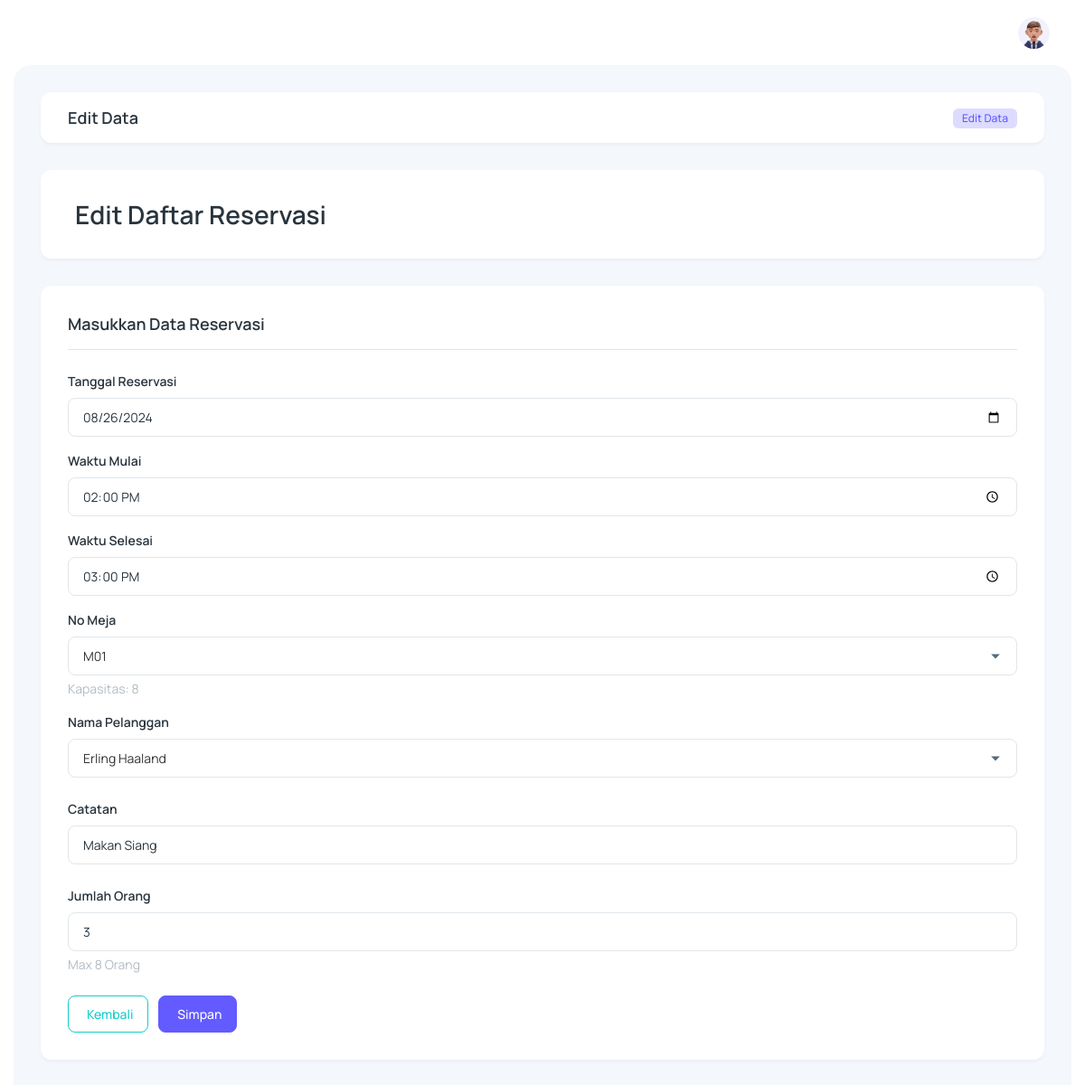
/?page=reservasiUpdate&id_reservasi=14 (signed in), run on the app's committed database.
### tables this page shows
CREATE TABLE `reservasi` (
  `id_reservasi` int(11) NOT NULL,
  `tanggal_reservasi` date NOT NULL,
  `waktu_mulai` time NOT NULL,
  `waktu_selesai` time NOT NULL,
  `meja_id` int(11) NOT NULL,
  `pelanggan_id` int(11) NOT NULL,
  `catatan` varchar(50) DEFAULT NULL,
  `jumlah_orang` int(11) NOT NULL
);

CREATE TABLE `meja` (
  `id_meja` int(11) NOT NULL,
  `no_meja` varchar(10) NOT NULL,
  `kapasitas` int(11) NOT NULL,
  `posisi` enum('Outdoor','Indoor') NOT NULL
);

CREATE TABLE `pelanggan` (
  `id_pelanggan` int(11) NOT NULL,
  `nama_pelanggan` varchar(30) NOT NULL,
  `alamat` varchar(30) NOT NULL,
  `no_telepon` varchar(15) NOT NULL
);

### pages/reservasi/reservasiUpdate.php (the view, shortened to what this page needs)
<?php
include('./config/connection.php');
$queryMeja = "SELECT id_meja, no_meja, kapasitas FROM meja";
$resultMeja = mysqli_query($connection, $queryMeja);
$queryPelanggan = "SELECT id_pelanggan, nama_pelanggan FROM pelanggan";
$resultPelanggan = mysqli_query($connection, $queryPelanggan);
if (isset($_GET['id_reservasi'])) {
    $idReservasi = $_GET['id_reservasi'];
    $query = "SELECT * FROM reservasi WHERE id_reservasi = $idReservasi";
    $result = mysqli_query($connection, $query);
    $dataReservasi = mysqli_fetch_assoc($result);
}
?>
<div class="body-wrapper">
    <div class="container-fluid">
        <div class="card card-body py-3">
            <div class="row align-items-center">
                <div class="col-12">
                    <div class="d-sm-flex align-items-center justify-space-between">
                        <h4 class="mb-4 mb-sm-0 card-title">Edit Data</h4>
                        <nav aria-label="breadcrumb" class="ms-auto">
                            <ol class="breadcrumb">
                                <li class="breadcrumb-item my-auto" aria-current="page">
                                    <span class="badge fw-medium fs-2 bg-primary-subtle text-primary"> Edit Data </span>
                                </li>
                            </ol>
                        </nav>
                    </div>
                </div>
            </div>
        </div>
        <div class="widget-content searchable-container list">
            <div class="card card-body">
                <div class="row">
                    <div class="col">
                        <h3 class="mb-0 d-flex align-items-center">
                            <span class="align-middle">Edit Daftar Reservasi</span>
                        </h3>
                    </div>
                </div>
            </div>
            <div class="card card-body">
                <h4 class="card-title mb-0">Masukkan Data Reservasi</h4>
                <hr class="mb-4">
                <form id="reservasiUpdateForm" class="form-horizontal" action="./controllers/process.php" method="post">
                    <div class="mb-3">
                        <label for="tanggalReservasi" class="form-label">Tanggal Reservasi</label>
                        <input type="date" class="form-control" name="tanggalReservasi" id="tanggalReservasi" value="<?= $dataReservasi['tanggal_reservasi']; ?>" required>
                    </div>
                    <div class="mb-3">
                        <label for="waktuMulai" class="form-label">Waktu Mulai</label>
                        <input type="time" class="form-control" name="waktuMulai" id="waktuMulai" value="<?= $dataReservasi['waktu_mulai']; ?>" required>
                    </div>
                    <div class="mb-3">
                        <label for="waktuSelesai" class="form-label">Waktu Selesai</label>
                        <input type="time" class="form-control" name="waktuSelesai" id="waktuSelesai" value="<?= $dataReservasi['waktu_selesai']; ?>" required>
                    </div>
                    <div class="mb-3">
                        <label for="noMeja" class="form-label">No Meja</label>
                        <select name="noMeja" id="noMeja" class="form-select" required>
                            <?php while ($dataMeja = mysqli_fetch_assoc($resultMeja)) { ?>
                                <option value="<?= $dataMeja['id_meja']; ?>" <?= ($dataMeja['id_meja'] == $dataReservasi['meja_id']) ? 'selected' : ''; ?> data-kapasitas="<?= $dataMeja['kapasitas']; ?>" >
                                    <?= $dataMeja['no_meja']; ?>
                                </option>
                            <?php } ?>
                        </select>
                        <div id="kapasitasMeja" class="form-text fs-3"></div>
                    </div>
                    <div class="mb-4">
                        <label for="namaPelanggan" class="form-label">Nama Pelanggan</label>
                        <select name="namaPelanggan" id="namaPelanggan" class="form-select" required>
                            <?php while ($dataPelanggan = mysqli_fetch_assoc($resultPelanggan)) { ?>
                                <option value="<?= $dataPelanggan['id_pelanggan']; ?>" <?= ($dataPelanggan['id_pelanggan'] == $dataReservasi['pelanggan_id']) ? 'selected' : ''; ?> > <?= $dataPelanggan['nama_pelanggan']; ?> </option>
                            <?php } ?>
                        </select>
                    </div>
                    <div class="mb-4">
                        <label for="catatan" class="form-label">Catatan</label>
                        <input type="text" class="form-control" name="catatan" id="catatan" value="<?= $dataReservasi['catatan']; ?>" placeholder="Makan Malam" required>
                    </div>
                    <div class="mb-4">
                        <label for="jumlahOrang" class="form-label">Jumlah Orang</label>
                        <input type="number" class="form-control" name="jumlahOrang" id="jumlahOrang" min="1" value="<?= $dataReservasi['jumlah_orang']; ?>" placeholder="4" required>
                        <div id="keteranganKapasitas" class="form-text fs-3"></div>
                    </div>
                    <a href="?page=reservasiData" class="d-inline-flex justify-content-center align-items-center btn btn-outline-secondary me-2">
                        <iconify-icon icon="fluent:arrow-left-24-filled" class="me-1 fs-5 d-inline-flex align-items-center"></iconify-icon>Kembali
                    </a>
                    <button type="button" id="simpanReservasiUpdate" class="d-inline-flex justify-content-center align-items-center btn btn-primary">
                        <iconify-icon icon="fluent:save-24-regular" class="me-1 fs-5 d-inline-flex align-items-center"></iconify-icon>Simpan
                    </button>
                </form>
            </div>
        </div>
    </div>
</div>

### layouts/mainWrapper.php (style rules this page uses)
html { display: none; }

### data on the page
reservasi: tanggalReservasi "08/26/2024", waktuMulai "14:00:00", waktuSelesai "15:00:00", noMeja "M01", namaPelanggan "Erling Haaland", catatan "Makan Siang", jumlahOrang "3"
